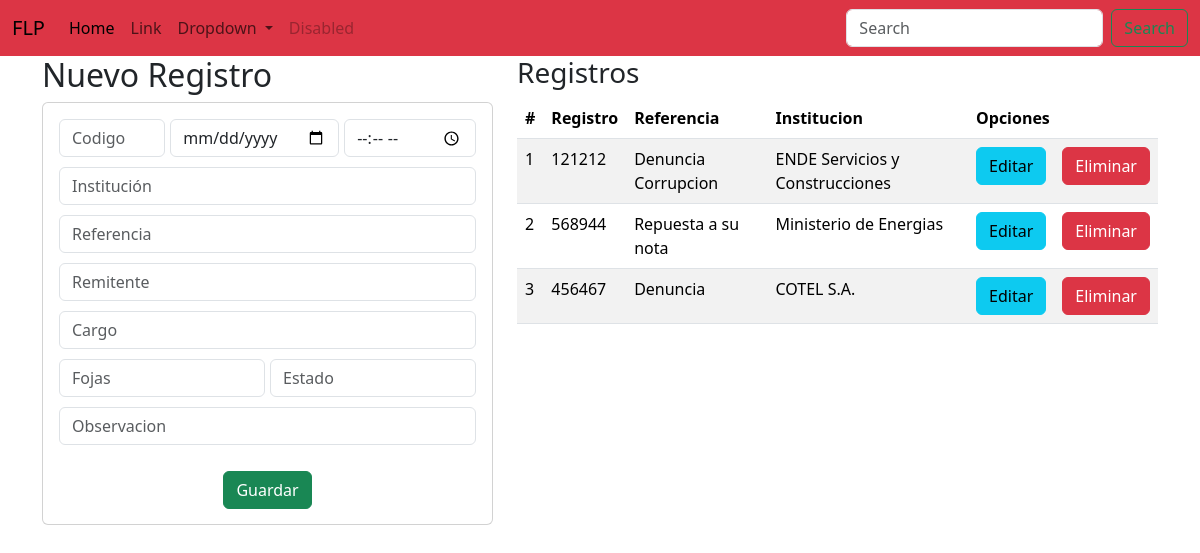
The page / on the database its author committed.
### Aplicaciones/Correspondencia/models.py (models this page shows, shortened)
class Documentos(models.Model):
    codigo = models.CharField(primary_key=True, max_length=5)
    fecha=models.DateField()
    hora = models.TimeField()
    referencia=models.CharField(max_length=255)
    institucion=models.CharField(max_length=100)
    remitente=models.CharField(max_length=30)
    cargoRemitente=models.CharField(max_length=30)
    observacion=models.CharField(max_length=255)
    fojas=models.IntegerField()
    estado=models.CharField(max_length=20)

### Aplicaciones/Correspondencia/views.py (the view)
# urls.py: path('', views.home),
def home(request):
    documentosListados = Documentos.objects.all()
    return render(request, "gestionRecibidos.html", {"documentos":documentosListados})

### Aplicaciones/Correspondencia/templates/gestionRecibidos.html (shortened to what this page needs)
{% extends "./base.html" %}
{% block body %}
<div class="row">
    <div class="col-sm-12 col-md-5 col-lg-5 col-xl-5">
        <h2>Nuevo Registro</h2>
        <div class="card">
            <form action="/registroRecibido/" method="POST">
                <div class="card-body">
                    <div class="form-group" style="margin-bottom: 10px; display: flex; gap: 5px;">
                        <input type="text" id="txtCodigo" name="txtCodigo" class="form-control" placeholder="Codigo"
                            minlength="6" maxlength="6" required>
                        <input type="date" id="fecha" name="fecha" class="form-control" required>
                        <input type="time" id="hora" name="hora" class="form-control" required>
                    </div>
                    <div class="form-group" style="margin-bottom: 10px; display: flex; gap: 5px;">
                        <input type="text" id="institucion" name="institucion" class="form-control"
                            placeholder="Institución" minlength="10" maxlength="50" required>
                    </div>
                    <div class="form-group" style="margin-bottom: 10px;">
                        <input type="text" id="referencia" name="referencia" class="form-control"
                            placeholder="Referencia" minlength="10" maxlength="50" required>
                    </div>
                    <div class="form-group" style="margin-bottom: 10px;">
                        <input type="text" id="remitente" name="remitente" class="form-control" placeholder="Remitente"
                            minlength="10" maxlength="50" required>
                    </div>
                    <div class="form-group" style="margin-bottom: 10px;">
                        <input type="text" id="cargoRemitente" name="cargoRemitente" class="form-control"
                            placeholder="Cargo" minlength="10" maxlength="50" required>
                    </div>
                    <div class="form-group" style="margin-bottom: 10px; display: flex; gap: 5px;">
                        <input type="number" id="fojas" name="fojas" class="form-control" placeholder="Fojas" required>
                        <input type="text" id="estado" name="estado" class="form-control" placeholder="Estado"
                            minlength="10" maxlength="50" required>
                    </div>
                    <div class="form-group" style="margin-bottom: 10px;">
                        <input type="text" id="observacion" name="observacion" class="form-control"
                            placeholder="Observacion" maxlength="50" required>
                    </div>
                </div>
                <div class="form-group" style="text-align: center; margin-bottom: 15px;">
                    <button type="submit" class="btn btn-success btn-block text-white">Guardar</button>
                </div>
            </form>
        </div>
    </div>
    <div class="col-sm-12 col-md-7 col-lg-7 col-xl-7">
        <div class="table-responsive">
            <h3>Registros</h3>
            <table class="table table-striped">
                <thead>
                    <tr style="background-color: #87CEEB; color: white;">
                        <th>#</th>
                        <th>Registro</th>
                        <th>Referencia</th>
                        <th>Institucion</th>
                        <th colspan="2">Opciones</th>
                    </tr>
                </thead>
                <tbody>
                    {% for c in documentos %}
                    <tr>
                        <td>{{forloop.counter}}</td>
                        <td>{{ c.codigo}}</td>
                        <td>{{ c.referencia}}</td>
                        <td>{{ c.institucion}}</td>
                        <td><a href="edicionRecibido/{{c.codigo}}" class="btn btn-info">Editar</a></td>
                        <td><a href="eliminarRecibido/{{c.codigo}}" class="btn btn-danger btnEliminacion">Eliminar</a>
                        </td>
                    </tr>
                    {% endfor %}
                </tbody>
            </table>
        </div>
    </div>
</div>
{% endblock %}

### rows shown on the page
Documentos: codigo "121212", referencia "Denuncia Corrupcion", institucion "ENDE Servicios y Construcciones"
Documentos: codigo "568944", referencia "Repuesta a su nota", institucion "Ministerio de Energias"
Documentos: codigo "456467", referencia "Denuncia", institucion "COTEL S.A."
